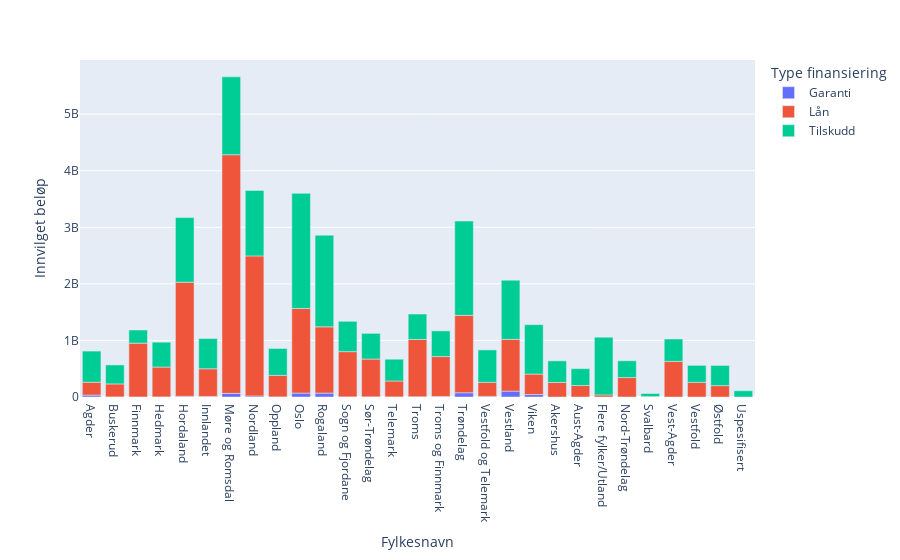

Here is the notebook cell this chart was saved with:
### Code cell
import plotly.express as px

fig = px.bar(df_fylker, x='Fylkesnavn', y='Innvilget beløp',color='Type finansiering',
             labels={'pop':'population of Canada'}, height=400)
fig.show()

### Figure 1 — Plotly figure (JSON) as saved in the notebook; plotly's stock layout.template omitted (floating-point values rounded to 4 significant figures)
{"data": [{"alignmentgroup": "True", "hovertemplate": "Type finansiering=Garanti<br>Fylkesnavn=%{x}<br>Innvilget beløp=%{y}<extra></extra>", "legendgroup": "Garanti", "marker": {"color": "#636efa"}, "name": "Garanti", "offsetgroup": "Garanti", "orientation": "v", "showlegend": true, "textposition": "auto", "type": "bar", "x": ["Agder", "Buskerud", "Finnmark", "Hedmark", "Hordaland", "Innlandet", "Møre og Romsdal", "Nordland", "Oppland", "Oslo", "Rogaland", "Sogn og Fjordane", "Sør-Trøndelag", "Telemark", "Troms", "Troms og Finnmark", "Trøndelag", "Vestfold og Telemark", "Vestland", "Viken"], "xaxis": "x", "y": [33235500, 2200000, 2000000, 1800000, 12175000, 10500000, 64150000, 18875000, 1950000, 69216250, 69025000, 2750000, 3562500, 2400000, 5050000, 10500000, 74850000, 10875000, 103410250, 43050000], "yaxis": "y"}, {"alignmentgroup": "True", "hovertemplate": "Type finansiering=Lån<br>Fylkesnavn=%{x}<br>Innvilget beløp=%{y}<extra></extra>", "legendgroup": "Lån", "marker": {"color": "#EF553B"}, "name": "Lån", "offsetgroup": "Lån", "orientation": "v", "showlegend": true, "textposition": "auto", "type": "bar", "x": ["Agder", "Akershus", "Aust-Agder", "Buskerud", "Finnmark", "Flere fylker/Utland", "Hedmark", "Hordaland", "Innlandet", "Møre og Romsdal", "Nord-Trøndelag", "Nordland", "Oppland", "Oslo", "Rogaland", "Sogn og Fjordane", "Svalbard", "Sør-Trøndelag", "Telemark", "Troms", "Troms og Finnmark", "Trøndelag", "Vest-Agder", "Vestfold", "Vestfold og Telemark", "Vestland", "Viken", "Østfold"], "xaxis": "x", "y": [228631529, 257450250, 202400000, 229090000, 950134961, 37105256, 527495000, 2016649614, 488826444, 4218355463, 343201000, 2475576824, 380452000, 1495620102, 1171237551, 799350000, 8148000, 667547000, 280646103, 1012350000, 704238607, 1368455900, 629100000, 258625000, 248288238, 915648223, 362531621, 200855000], "yaxis": "y"}, {"alignmentgroup": "True", "hovertemplate": "Type finansiering=Tilskudd<br>Fylkesnavn=%{x}<br>Innvilget beløp=%{y}<extra></extra>", "legendgroup": "Tilskudd", "marker": {"color": "#00cc96"}, "name": "Tilskudd", "offsetgroup": "Tilskudd", "orientation": "v", "showlegend": true, "textposition": "auto", "type": "bar", "x": ["Agder", "Akershus", "Aust-Agder", "Buskerud", "Finnmark", "Flere fylker/Utland", "Hedmark", "Hordaland", "Innlandet", "Møre og Romsdal", "Nord-Trøndelag", "Nordland", "Oppland", "Oslo", "Rogaland", "Sogn og Fjordane", "Svalbard", "Sør-Trøndelag", "Telemark", "Troms", "Troms og Finnmark", "Trøndelag", "Uspesifisert", "Vest-Agder", "Vestfold", "Vestfold og Telemark", "Vestland", "Viken", "Østfold"], "xaxis": "x", "y": [550166882, 381487604, 298541683, 335731435, 232553380, 1021230973, 439468628, 1143832399, 533930583, 1377240067, 297552760, 1157773529, 475888203, 2034981832, 1620279566, 535778333, 53516188, 453624441, 385009720, 448961448, 454096220, 1667285861, 110486942, 396442500, 300124600, 573457227, 1046038143, 873093547, 356332736], "yaxis": "y"}], "layout": {"autosize": true, "barmode": "relative", "legend": {"title": {"text": "Type finansiering"}, "tracegroupgap": 0}, "margin": {"t": 60}, "xaxis": {"anchor": "y", "autorange": true, "domain": [0, 1], "range": [-0.5, 28.5], "title": {"text": "Fylkesnavn"}, "type": "category"}, "yaxis": {"anchor": "x", "autorange": true, "domain": [0, 1], "range": [0, 5958000000.0], "title": {"text": "Innvilget beløp"}, "type": "linear"}}}
